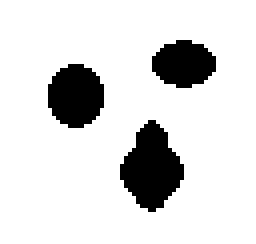
%> input picture test_images/three.bmp, 64 x 61 px (shown 4 times larger)
$ octave Test_demo.m   (GNU Octave 9; MATLAB toolbox functions it lacks are replaced by stand-ins)
%> lines starting %> are read from the running program, lines starting %| are printed output that depends on the picture; in (x1, y1, x2, y2) boxes, pixels count from 0 and x2, y2 are one past the last pixel; in counts of white or black regions, pixels touching at a corner belong together; the program's own positions count from 1
### plotLevelSet.m
function [c,h]=plotLevelSet(u,zLevel, style)
%   plotLevelSet(u,zLevel, style) plot the level contour of function u at
%   the zLevel.
%   created on 04/26/2004
%   author: Chunming Li
%   email: li_chunming@hotmail.com
%   Copyright (c) 2004-2006 by Chunming Li
% hold on;
[c,h] = contour(u,[zLevel zLevel],style);
% hold off;

### BoundMirrorExpand.m
function B = BoundMirrorExpand(A)

[m,n] = size(A);
yi = 2:m+1;
xi = 2:n+1;
B = zeros(m+2,n+2);
B(yi,xi) = A;
B([1 m+2],[1 n+2]) = B([3 m],[3 n]);  % mirror corners
B([1 m+2],xi) = B([3 m],xi);          % mirror left and right boundary
B(yi,[1 n+2]) = B(yi,[3 n]);          % mirror top and bottom boundary

### evolution_cv.m
function phi = EVOLUTION_CV(I, phi0, mu, nu, lambda_1, lambda_2, delta_t, epsilon, numIter);
%   evolution_withoutedge(I, phi0, mu, nu, lambda_1, lambda_2, delta_t, delta_h, epsilon, numIter);
%   input:
%       I: input image
%       phi0: level set function to be updated
%       mu: weight for length term
%       nu: weight for area term, default value 0
%       lambda_1:  weight for c1 fitting term
%       lambda_2:  weight for c2 fitting term
%       delta_t: time step
%       epsilon: parameter for computing smooth Heaviside and dirac function
%       numIter: number of iterations
%   output:
%       phi: updated level set function
%
%   created on 04/26/2004
%   author: Chunming Li
%   email: li_chunming@hotmail.com
%   Copyright (c) 2004-2006 by Chunming Li


I = BoundMirrorExpand(I); % 镜像边缘延拓
phi = BoundMirrorExpand(phi0);

for k = 1 : numIter
    phi = BoundMirrorEnsure(phi);
    delta_h = Delta(phi,epsilon);
    Curv = curvature(phi);
    [C1,C2] = binaryfit(phi,I,epsilon);

    % updating the phi function
    phi=phi+delta_t*delta_h.*(mu*Curv-nu-lambda_1*(I-C1).^2+lambda_2*(I-C2).^2);
end
phi = BoundMirrorShrink(phi); % 去掉延拓的边缘

### sdf2circle.m
function f = sdf2circle(nrow,ncol, ic,jc,r)
%   sdf2circle(nrow,ncol, ic,jc,r) computes the signed distance to a circle
%   input:
%       nrow: number of rows
%       ncol: number of columns
%       (ic,jc): center of the circle
%       r: radius of the circle
%   output:
%       f: signed distance to the circle
%
%   created on 04/26/2004
%   author: Chunming Li
%   email: li_chunming@hotmail.com
%   Copyright (c) 2004-2006 by Chunming Li


[X,Y] = meshgrid(1:ncol, 1:nrow);

f = sqrt((X-jc).^2+(Y-ic).^2)-r;

%f=sdf2circle(100,50,51,25,10);figure;imagesc(f)

### Test_demo.m
%% Matlad code implementing Chan-Vese model in the paper 'Active Contours Without Edges'(IEEE TIP 2001)
%   This method works well for bimodal images, for example the image 'three.bmp'

clear;
close all;
clc;

Img=imread('test_images/three.bmp');      % example that CV model works well
%> Img is the input picture: size 61x64x3 uint8; values 128 (black) and 192 (white), 85.9% white; 3 black regions, box (x1, y1, x2, y2) and area: (30, 30, 46, 53) 231, (12, 16, 26, 32) 176, (38, 10, 54, 22) 144
% Img=imread('test_images/circle.jpg');      % example that CV model works well
% Img=imread('test_images/vessel.bmp');    % Warning: example image that CV model does NOT work well
% Img=imread('test_images/twoCells.bmp');   % Warning: example image that CV model does NOT work well

if size(Img, 3) > 1
    U = rgb2gray(Img);
else
    U = Img;
end

[nrow,ncol] =size(U); % get the size
%> nrow = 61; ncol = 64

ic=nrow/2;
%> ic = 30.5
jc=ncol/2;
%> jc = 32
r=20;
phi_0 = sdf2circle(nrow,ncol,ic,jc,r); % construct the signed distance function
figure; mesh(phi_0); title('Signed Distance Function')
%> after `title('Signed Distance Function')`:
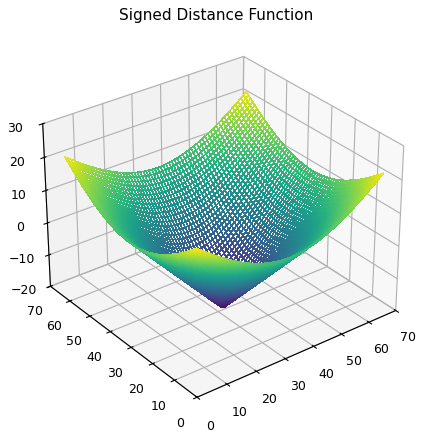
%> figure redrawn from the program's plot data

delta_t = 0.1;
lambda_1=1;
lambda_2=1;
nu=0;
h = 1;
epsilon = 1;
mu = 100; %0.01*255*255;

I=double(U);
% iteration should begin from here
phi=phi_0;
figure(2);
subplot(1,2,1); mesh(phi);
subplot(1,2,2); imagesc(uint8(I));colormap(gray)
%> after `colormap(gray)`:
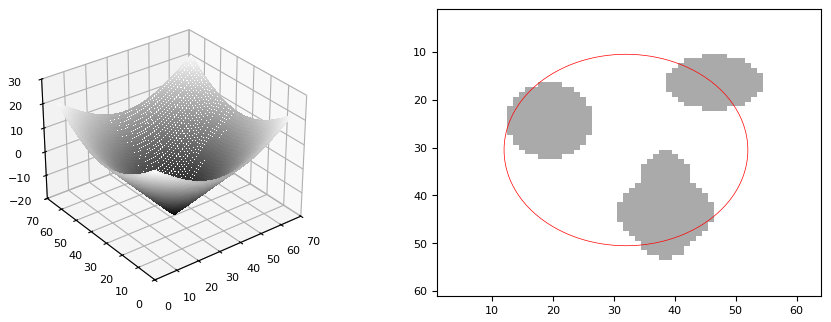
%> figure redrawn from the program's plot data, 2 panels
hold on;
plotLevelSet(phi,0,'r');
%> the run ends on the next line

numIter = 1;
seg_region_old = zeros(size(U));
seg_region_new = zeros(size(U));

for k=1:50
    phi = evolution_cv(I, phi, mu, nu, lambda_1, lambda_2, delta_t, epsilon, numIter);   % update level set function
